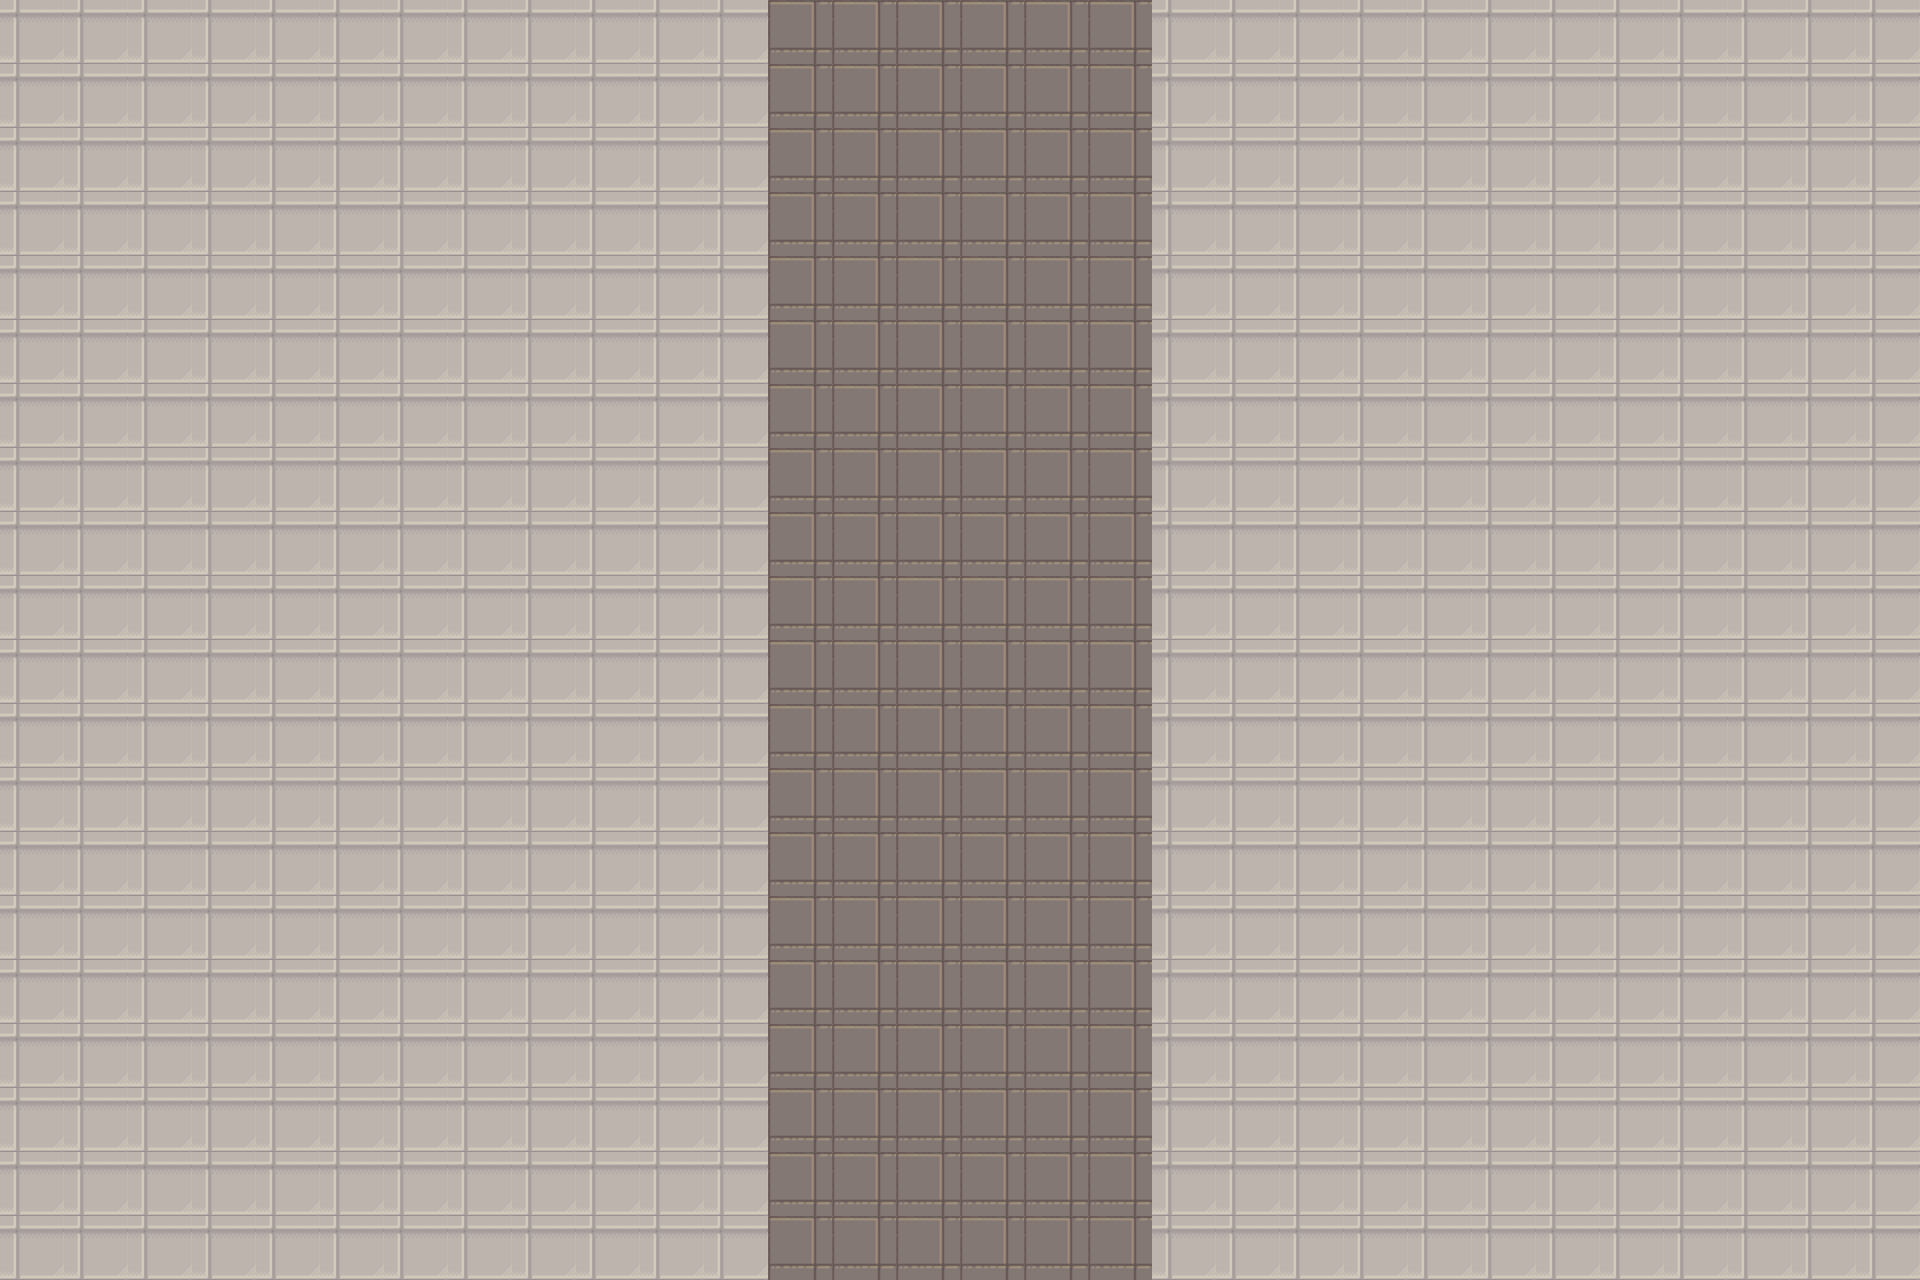

A level layout from a 2D game, rendered from its tile map. Below: a short description, then the map file with its tile-grid data intact:
An orthogonal 30x20 tile map with 64x64 px tiles, 1 tile layer (Ground), 3 tilesets and 23 objects (Player, Enemy).

<map version="1.10" tiledversion="1.12.1" orientation="orthogonal" renderorder="right-down" width="30" height="20" tilewidth="64" tileheight="64" infinite="0" nextlayerid="8" nextobjectid="49">
 <tileset firstgid="1" source="../tilesets/world_tileset.tsx" />
 <tileset firstgid="211" source="../tilesets/Objects.tsx" />
 <tileset firstgid="270" source="../tilesets/Floor.tsx" />
 <layer id="1" name="Ground" width="30" height="20">
  <data encoding="csv">
296,296,296,296,296,296,296,296,296,296,296,296,309,309,309,309,309,309,296,296,296,296,296,296,296,296,296,296,296,296,
296,296,296,296,296,296,296,296,296,296,296,296,309,309,309,309,309,309,296,296,296,296,296,296,296,296,296,296,296,296,
296,296,296,296,296,296,296,296,296,296,296,296,309,309,309,309,309,309,296,296,296,296,296,296,296,296,296,296,296,296,
296,296,296,296,296,296,296,296,296,296,296,296,309,309,309,309,309,309,296,296,296,296,296,296,296,296,296,296,296,296,
296,296,296,296,296,296,296,296,296,296,296,296,309,309,309,309,309,309,296,296,296,296,296,296,296,296,296,296,296,296,
296,296,296,296,296,296,296,296,296,296,296,296,309,309,309,309,309,309,296,296,296,296,296,296,296,296,296,296,296,296,
296,296,296,296,296,296,296,296,296,296,296,296,309,309,309,309,309,309,296,296,296,296,296,296,296,296,296,296,296,296,
296,296,296,296,296,296,296,296,296,296,296,296,309,309,309,309,309,309,296,296,296,296,296,296,296,296,296,296,296,296,
296,296,296,296,296,296,296,296,296,296,296,296,309,309,309,309,309,309,296,296,296,296,296,296,296,296,296,296,296,296,
296,296,296,296,296,296,296,296,296,296,296,296,309,309,309,309,309,309,296,296,296,296,296,296,296,296,296,296,296,296,
296,296,296,296,296,296,296,296,296,296,296,296,309,309,309,309,309,309,296,296,296,296,296,296,296,296,296,296,296,296,
296,296,296,296,296,296,296,296,296,296,296,296,309,309,309,309,309,309,296,296,296,296,296,296,296,296,296,296,296,296,
296,296,296,296,296,296,296,296,296,296,296,296,309,309,309,309,309,309,296,296,296,296,296,296,296,296,296,296,296,296,
296,296,296,296,296,296,296,296,296,296,296,296,309,309,309,309,309,309,296,296,296,296,296,296,296,296,296,296,296,296,
296,296,296,296,296,296,296,296,296,296,296,296,309,309,309,309,309,309,296,296,296,296,296,296,296,296,296,296,296,296,
296,296,296,296,296,296,296,296,296,296,296,296,309,309,309,309,309,309,296,296,296,296,296,296,296,296,296,296,296,296,
296,296,296,296,296,296,296,296,296,296,296,296,309,309,309,309,309,309,296,296,296,296,296,296,296,296,296,296,296,296,
296,296,296,296,296,296,296,296,296,296,296,296,309,309,309,309,309,309,296,296,296,296,296,296,296,296,296,296,296,296,
296,296,296,296,296,296,296,296,296,296,296,296,309,309,309,309,309,309,296,296,296,296,296,296,296,296,296,296,296,296,
296,296,296,296,296,296,296,296,296,296,296,296,309,309,309,309,309,309,296,296,296,296,296,296,296,296,296,296,296,296
</data>
 </layer>
 <objectgroup id="2" name="Entities">
  <object id="1" name="Player" x="962.125" y="1242.15">
   <point />
  </object>
  <object id="3" name="Enemy" x="668.633" y="590.616">
   <point />
  </object>
 </objectgroup>
 <objectgroup id="5" name="Transitions">
  <object id="8" x="901.727" y="1262.15" width="123.94" height="19.5327">
   <properties>
    <property name="pos" value="4789, 1550" />
    <property name="target" value="world" />
   </properties>
  </object>
 </objectgroup>
 <objectgroup id="6" name="Collisions">
  <object id="4" x="-2.57623" y="1106.93" width="896.425" height="184.866" />
  <object id="9" x="1021.48" y="1098.48" width="896.425" height="184.866" />
  <object id="13" x="509.363" y="1280.29" width="896.425" height="184.866" />
 </objectgroup>
 <objectgroup id="4" name="Objects1">
  <object id="10" gid="230" x="1018.18" y="1291.39" width="927.273" height="197.939" />
  <object id="12" gid="230" x="-3.03044" y="1298" width="927.273" height="197.939" />
  <object id="14" gid="242" x="80.4848" y="390.485" width="200" height="178.5" />
  <object id="15" gid="242" x="78" y="564.75" width="200" height="178.5" />
  <object id="21" gid="242" x="75.2424" y="741.618" width="200" height="178.5" />
  <object id="22" gid="242" x="72.7576" y="921.882" width="200" height="178.5" />
  <object id="23" gid="230" x="1149" y="908" width="52" height="356" />
  <object id="24" gid="230" x="1151" y="368" width="52" height="390" />
  <object id="40" gid="243" x="141.205" y="256.235" width="216.333" height="202.667" />
  <object id="41" gid="244" x="38.2045" y="179.235" width="139" height="212" />
  <object id="42" gid="245" x="349.205" y="161.235" width="75" height="154" />
  <object id="43" gid="245" x="93.7045" y="676.235" width="75" height="154" />
  <object id="44" gid="245" x="100.705" y="502.235" width="75" height="154" />
  <object id="45" gid="245" x="102.705" y="326.235" width="75" height="154" />
  <object id="46" gid="245" x="91.7045" y="853.235" width="75" height="154" />
  <object id="47" gid="243" x="369.705" y="251.401" width="216.333" height="202.667" />
  <object id="48" gid="245" x="577.705" y="156.401" width="75" height="154" />
 </objectgroup>
 <objectgroup id="3" name="Objects2" />
</map>
